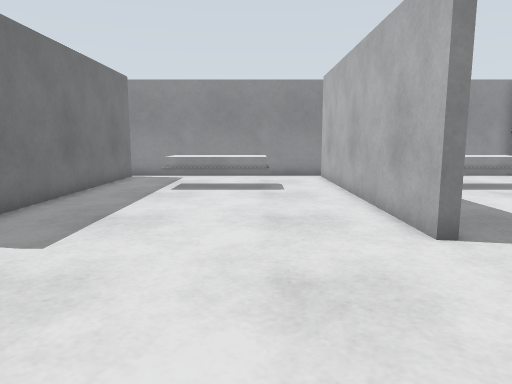
view 1 (above)

23 first-person views from a walk through a Gazebo world. The camera is 0.9 m above the floor, tilts 8° down and sees 70° across. The floor is counted in squares, 0.5 m on a side. Each view is taken from the middle of a square. On the plan, view 1 faces up. The plan holds only what a view shows up to about 18 squares ahead; the rest is blank.

view 2
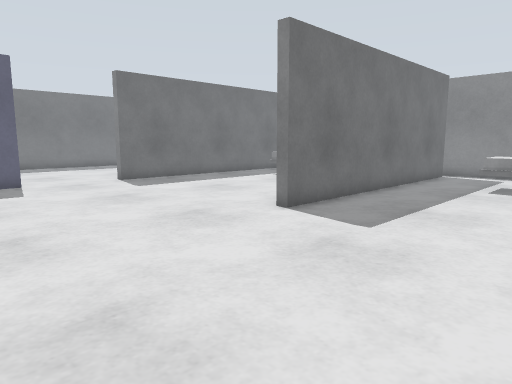

view 3
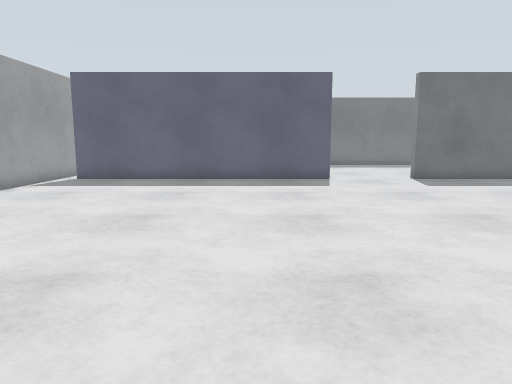

view 4
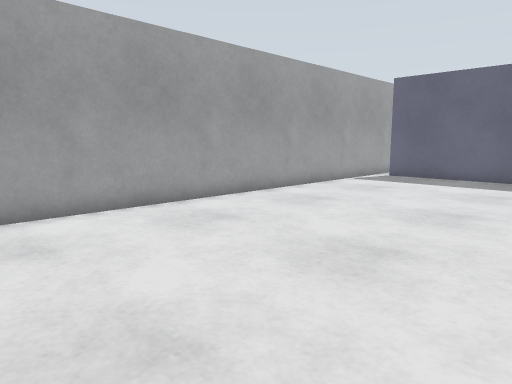

view 5
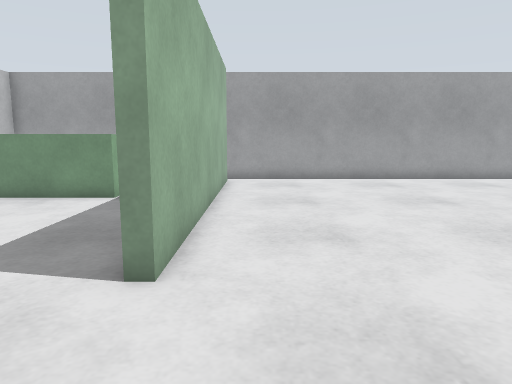

view 6
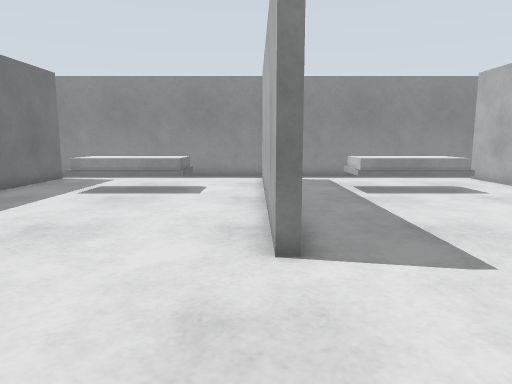

view 7
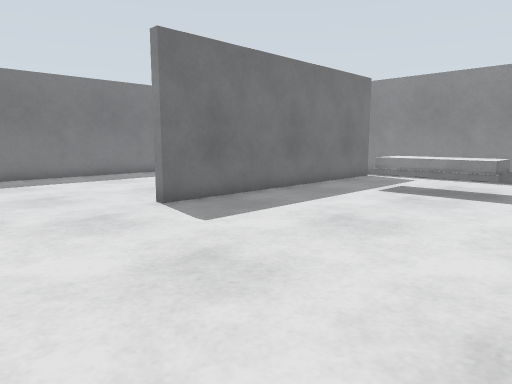

view 8
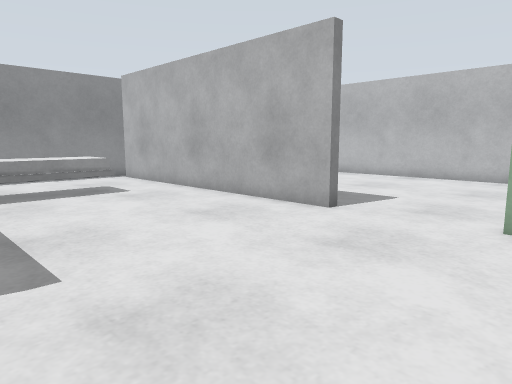

view 9
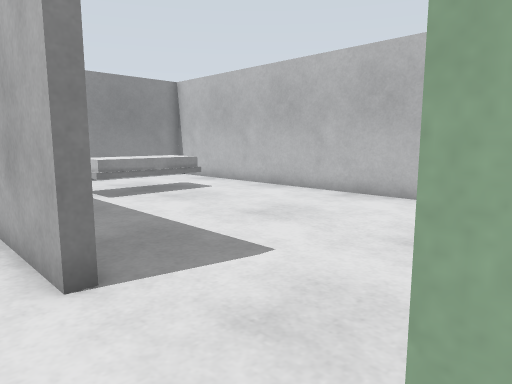

view 10
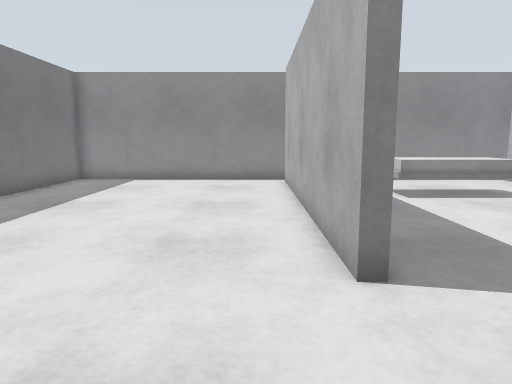

view 11
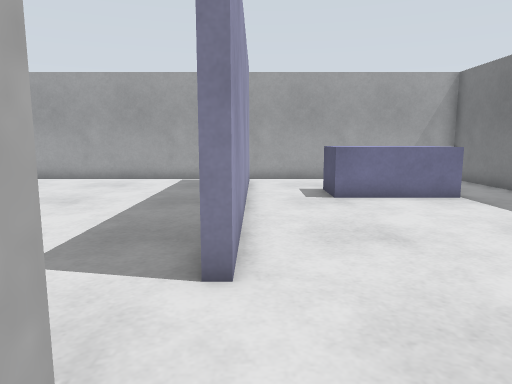

view 12
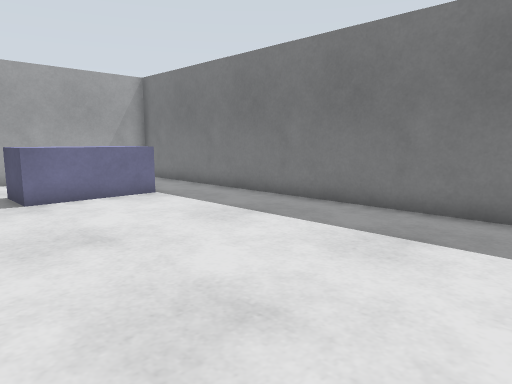

view 13
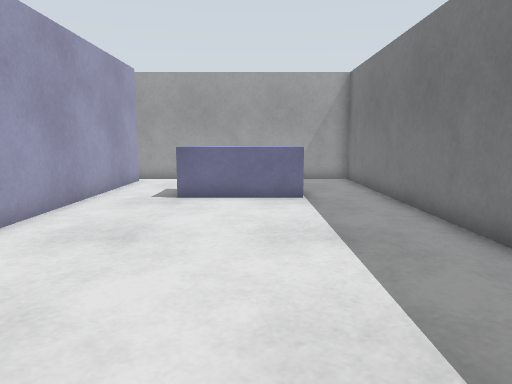

view 14
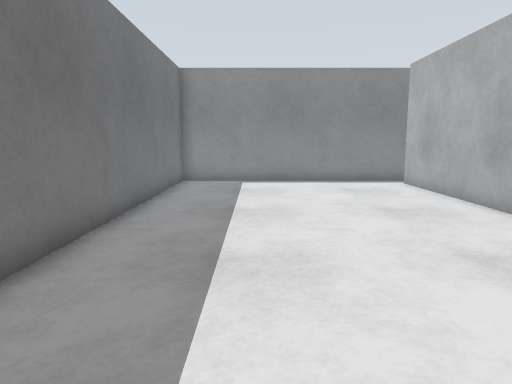

view 15
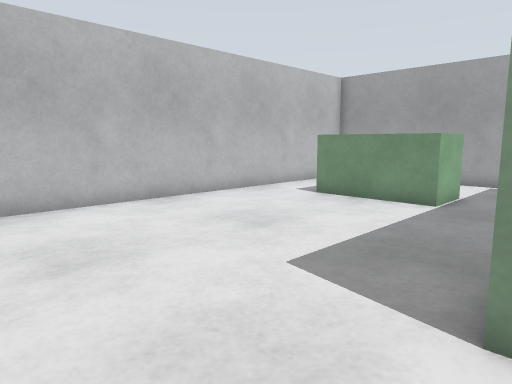

view 16
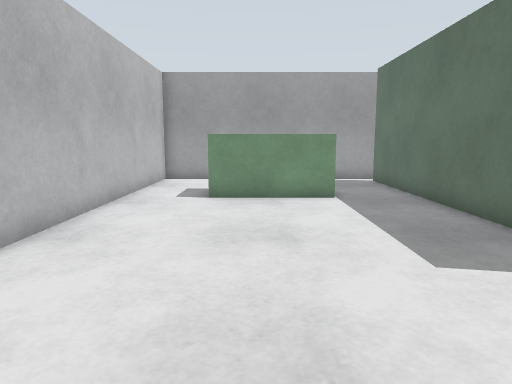

view 17
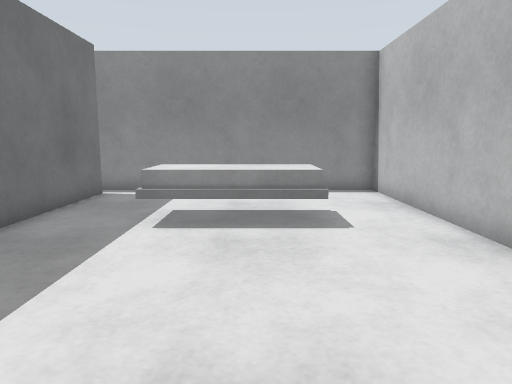

view 18
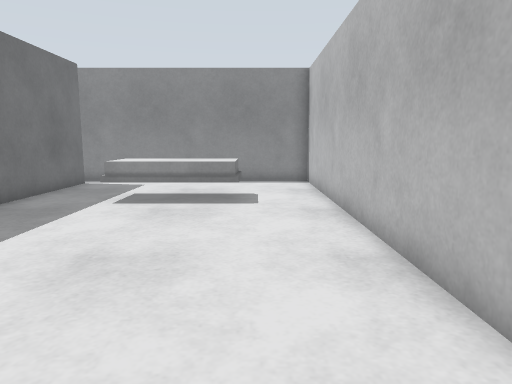

view 19
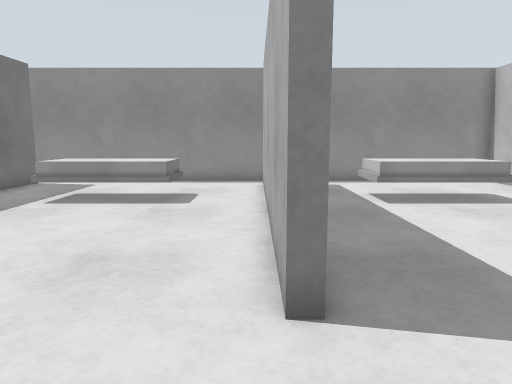

view 20
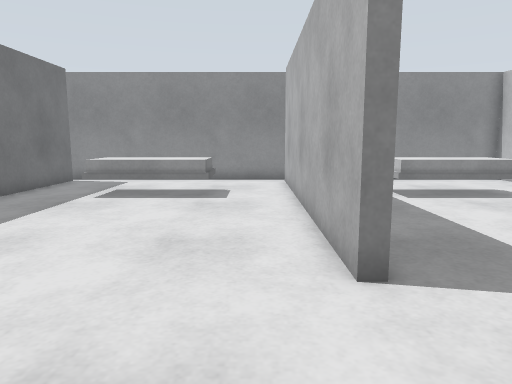

view 21
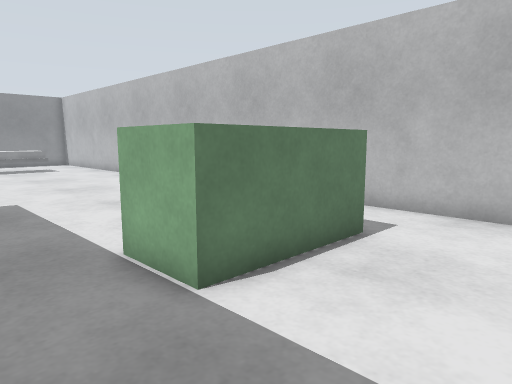

view 22
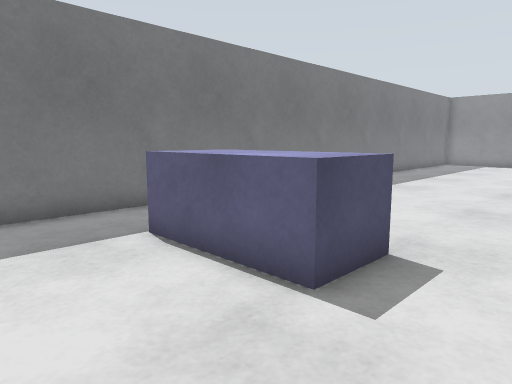

view 23
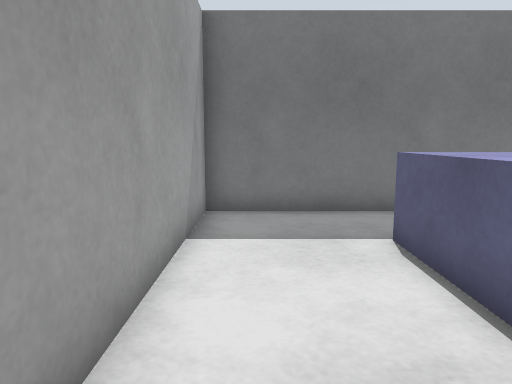

### Floor plan
Points are (right, up) in squares from view 1. A wall is a line through its corners. A room is listed if a view was taken in it or the views show most of it. See-through windows are left out.
Room 1 (views 1, 2, 3, 4, 5, 6, 7, 8, 9, 15, 19, 20)
walls: (3.8, 6.5) (3.3, 6.5) (3.3, 18.5); (-16.3, 2.5) (-16.3, -9.5); (-6.3, 18.5) (-6.3, 6.5) (-6.7, 6.5) (-6.7, 16.8); (3.3, -9.5) (3.3, 2.5); (-15.6, -10.3) (3.6, -10.3); (-16.3, 18.5) (-16.3, 6.5); (3.6, 19.3) (-15.6, 19.3)
ways out: opening at (-16, -10) to room 2; opening at (-16, 4.5) to room 2; opening at (-16, 19) to room 2; opening at (4, -10) to room 3; opening at (4, 4.5) to room 3; opening at (4, 19) to room 3
objects: bed (-13, 14) to (-10, 15); bed (-3, 14) to (0, 15)
Room 2 (views 10, 11, 12, 13, 14, 22, 23)
walls: (-16.3, 6.5) (-16.7, 6.5) (-16.7, 18.5); (-16.7, -9.5) (-16.7, 2.5) (-16.3, 2.5); (-15.6, 19.3) (-26.3, 19.3) (-26.3, -10.3) (-15.6, -10.3)
ways out: opening at (-16, -10) to room 1; opening at (-16, 4.5) to room 1; opening at (-16, 19) to room 1
objects: blue box (-23, -6) to (-20, -5)
Room 3 (views 16, 17, 18, 21)
walls: (3.3, 2.5) (3.8, 2.5); (3.7, -0.4) (3.7, -9.5); (3.7, 18.5) (3.7, 13.2); (3.6, -10.3) (13.3, -10.3) (13.3, 19.3) (3.6, 19.3)
ways out: opening at (4, -10) to room 1; opening at (4, 4.5) to room 1; opening at (4, 19) to room 1
objects: counter (7, -6) to (10, -5); bed (7, 14) to (10, 15)

Where each view was taken, in squares from view 1:
view 1: 0 up, 0 right, facing up
view 2: 1 down, 0 right, facing up-left
view 3: 1 down, 1 right, facing left
view 4: 1 down, 2 right, facing down-left
view 5: 7 up, 2 right, facing down
view 6: 1 up, 7 left, facing up
view 7: 1 up, 7 left, facing up-left
view 8: 1 up, 5 left, facing up-right
view 9: 2 up, 2 right, facing up-right
view 10: 2 up, 18 left, facing up
view 11: 7 up, 17 left, facing down
view 12: 7 up, 17 left, facing down-left
view 13: 7 up, 22 left, facing down
view 14: 3 up, 23 left, facing up
view 15: 6 up, 3 right, facing down-right
view 16: 7 up, 9 right, facing down
view 17: 6 up, 9 right, facing up
view 18: 3 up, 11 right, facing up
view 19: 3 up, 3 right, facing up
view 20: 2 up, 2 right, facing up
view 21: 10 down, 4 right, facing up-right
view 22: 10 down, 17 left, facing up-left
view 23: 9 down, 17 left, facing left
